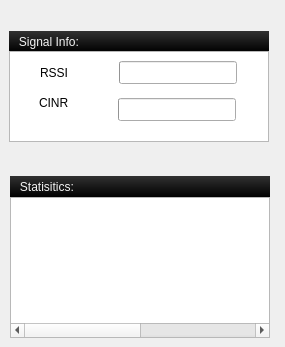
    <widget class="QWidget" name="threeGStatistics">
     <attribute name="title">
      <string>   Statistics</string>
     </attribute>
     <widget class="QLabel" name="label_41">
      <property name="geometry">
       <rect>
        <x>10</x>
        <y>176</y>
        <width>260</width>
        <height>21</height>
       </rect>
      </property>
      <property name="styleSheet">
       <string notr="true">background-color: qlineargradient(spread:pad, x1:0, y1:0.029, x2:0, y2:1, stop:0 rgba(48, 48, 48, 255), stop:1 rgba(0, 0, 0, 255));
font: 75 10pt &quot;Trebuchet MS&quot;;
color:#f4f4f4;</string>
      </property>
      <property name="text">
       <string>   Statisitics:</string>
      </property>
     </widget>
     <widget class="QTableWidget" name="threeGStatTableWidget">
      <property name="geometry">
       <rect>
        <x>10</x>
        <y>197</y>
        <width>260</width>
        <height>141</height>
       </rect>
      </property>
      <property name="editTriggers">
       <set>QAbstractItemView::NoEditTriggers</set>
      </property>
      <property name="verticalScrollMode">
       <enum>QAbstractItemView::ScrollPerItem</enum>
      </property>
      <property name="horizontalScrollMode">
       <enum>QAbstractItemView::ScrollPerItem</enum>
      </property>
      <property name="showGrid">
       <bool>false</bool>
      </property>
      <property name="rowCount">
       <number>3</number>
      </property>
      <property name="columnCount">
       <number>2</number>
      </property>
      <attribute name="horizontalHeaderVisible">
       <bool>false</bool>
      </attribute>
      <attribute name="horizontalHeaderDefaultSectionSize">
       <number>130</number>
      </attribute>
      <attribute name="horizontalHeaderMinimumSectionSize">
       <number>100</number>
      </attribute>
      <attribute name="verticalHeaderVisible">
       <bool>false</bool>
      </attribute>
      <attribute name="verticalHeaderDefaultSectionSize">
       <number>40</number>
      </attribute>
      <attribute name="verticalHeaderMinimumSectionSize">
       <number>12</number>
      </attribute>
      <row/>
      <row/>
      <row/>
      <column>
       <property name="text">
        <string/>
       </property>
      </column>
      <column/>
      <item row="0" column="0">
       <property name="text">
        <string/>
       </property>
      </item>
     </widget>
     <widget class="QLabel" name="label_42">
      <property name="geometry">
       <rect>
        <x>9</x>
        <y>31</y>
        <width>260</width>
        <height>21</height>
       </rect>
      </property>
      <property name="styleSheet">
       <string notr="true">background-color: qlineargradient(spread:pad, x1:0, y1:0.029, x2:0, y2:1, stop:0 rgba(48, 48, 48, 255), stop:1 rgba(0, 0, 0, 255));
font: 75 10pt &quot;Trebuchet MS&quot;;
color:#f4f4f4;</string>
      </property>
      <property name="text">
       <string>   Signal Info:</string>
      </property>
     </widget>
     <widget class="QListView" name="listView_8">
      <property name="geometry">
       <rect>
        <x>9</x>
        <y>51</y>
        <width>260</width>
        <height>91</height>
       </rect>
      </property>
     </widget>
     <widget class="QProgressBar" name="rssiThreeGProgressBar">
      <property name="geometry">
       <rect>
        <x>119</x>
        <y>61</y>
        <width>118</width>
        <height>23</height>
       </rect>
      </property>
      <property name="value">
       <number>0</number>
      </property>
      <property name="format">
       <string/>
      </property>
     </widget>
     <widget class="QProgressBar" name="cinrThreeGProgressBar">
      <property name="geometry">
       <rect>
        <x>118</x>
        <y>98</y>
        <width>118</width>
        <height>23</height>
       </rect>
      </property>
      <property name="value">
       <number>0</number>
      </property>
      <property name="format">
       <string/>
      </property>
     </widget>
     <widget class="QLabel" name="label_43">
      <property name="geometry">
       <rect>
        <x>40</x>
        <y>66</y>
        <width>46</width>
        <height>13</height>
       </rect>
      </property>
      <property name="styleSheet">
       <string notr="true">font: 8pt &quot;MS Shell Dlg 2&quot;;</string>
      </property>
      <property name="text">
       <string>RSSI</string>
      </property>
     </widget>
     <widget class="QLabel" name="label_44">
      <property name="geometry">
       <rect>
        <x>39</x>
        <y>96</y>
        <width>46</width>
        <height>13</height>
       </rect>
      </property>
      <property name="styleSheet">
       <string notr="true">font: 8pt &quot;MS Shell Dlg 2&quot;;</string>
      </property>
      <property name="text">
       <string>CINR</string>
      </property>
     </widget>
     <widget class="QLabel" name="threegRssiVal">
      <property name="geometry">
       <rect>
        <x>230</x>
        <y>67</y>
        <width>46</width>
        <height>20</height>
       </rect>
      </property>
      <property name="text">
       <string/>
      </property>
     </widget>
     <widget class="QLabel" name="threegCinrVal">
      <property name="geometry">
       <rect>
        <x>230</x>
        <y>101</y>
        <width>46</width>
        <height>16</height>
       </rect>
      </property>
      <property name="text">
       <string/>
      </property>
     </widget>
    </widget>
